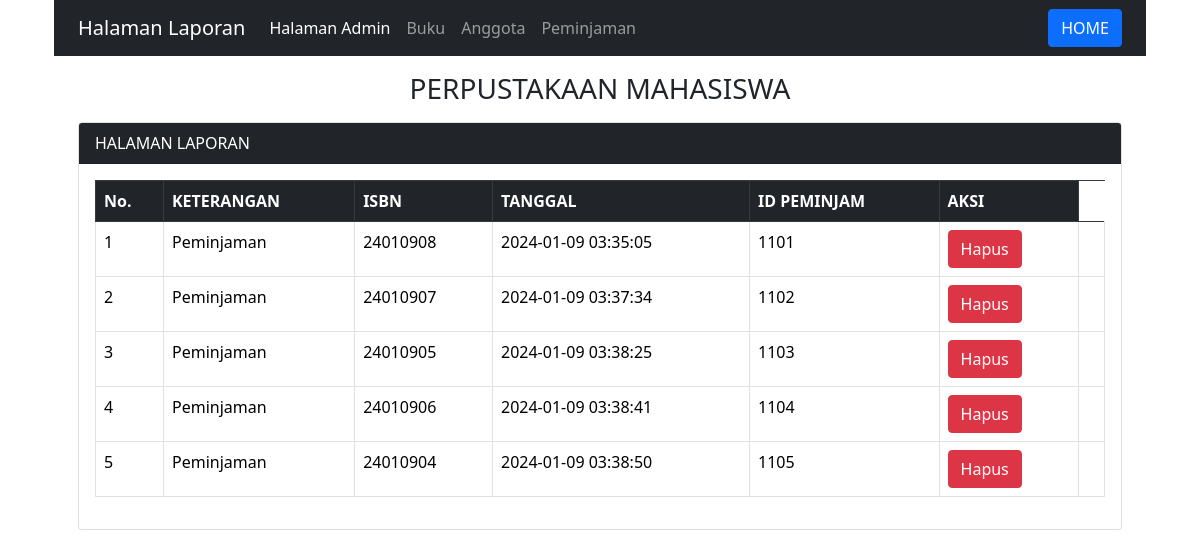
The app's page /admin/laporan.php with its own data.
### tables this page shows
CREATE TABLE IF NOT EXISTS `laporan` (
  `id_laporan` int(11) NOT NULL AUTO_INCREMENT,
  `riwayat` varchar(15) DEFAULT NULL,
  `ISBN` int(11) DEFAULT NULL,
  `tanggal` datetime DEFAULT NULL,
  `id_peminjam` int(11) DEFAULT NULL,
  PRIMARY KEY (`id_laporan`) USING BTREE,
  KEY `FK_laporan_buku` (`ISBN`),
  KEY `FK_laporan_anggota` (`id_peminjam`),
  CONSTRAINT `FK_laporan_anggota` FOREIGN KEY (`id_peminjam`) REFERENCES `anggota` (`id_anggota`) ON DELETE NO ACTION ON UPDATE NO ACTION,
  CONSTRAINT `FK_laporan_buku` FOREIGN KEY (`ISBN`) REFERENCES `buku` (`ISBN`) ON DELETE NO ACTION ON UPDATE NO ACTION
);

### admin/laporan.php (the view, shortened to what this page needs)
<?php
include "../halaman awal/koneksi.php";
?>
<!doctype html>
<html lang="en">
  <head>
    <link href="https://cdn.jsdelivr.net/npm/bootstrap@5.3.2/dist/css/bootstrap.min.css" rel="stylesheet">
    <link href="https://cdn.jsdelivr.net/npm/bootstrap@5.0.2/dist/css/bootstrap.min.css" rel="stylesheet">
  </head>
  <body class="container">
  <header>
    <nav class="navbar navbar-expand-lg navbar-dark bg-dark">
        <div class="container-fluid">
            <a class="navbar-brand" href="#">Halaman Laporan</a>
            <div class="collapse navbar-collapse" id="navbarNav">
                <ul class="navbar-nav">
                    <li class="nav-item">
                        <a class="nav-link active" aria-current="page" href="index.php">Halaman Admin</a>
                    </li>
                    <li class="nav-item">
                        <a class="nav-link" href="buku.php">Buku</a>
                    </li>
                    <li class="nav-item">
                        <a class="nav-link" href="anggota.php">Anggota</a>
                    </li>
                    <li class="nav-item">
                        <a class="nav-link" href="peminjaman.php">Peminjaman</a>
                    </li>
                </ul>
            </div>
            <a href="../halaman awal/index.php" class="btn btn-primary">HOME</a>
        </div>
    </nav>
</header>
  <div class="container">
    <div class="mt-3">
    <h3 class="text-center">PERPUSTAKAAN MAHASISWA</h3>
    </div>
    <div class="card mt-3">
      <div class="card-header bg-dark text-white">
        HALAMAN LAPORAN
      </div>
      <div class="card-body">
        <table class="table table-bordered table striped table-hover">
            <thead class="table-dark">
              <th>No.</th>
              <th>KETERANGAN</th>
              <th>ISBN</th>
              <th>TANGGAL</th>
              <th>ID PEMINJAM</th>
              <th>AKSI</th>
          </thead>
        <?php
        if (isset($_POST['bcari'])){
          $keyword = $_POST['bcari'];
          $q = "SELECT * FROM laporan WHERE isbn like '%$keyword' or id_peminjam like '%$keyword' ORDER BY id_peminjam ASC";
        }else{
          $q = "SELECT * FROM laporan ORDER BY id_peminjam ASC";
        }
        $no = 1;
        $tampil = mysqli_query($koneksi, $q);
        while($data = mysqli_fetch_array($tampil)):
        ?>
        <tr>
              <td><?=$no++ ?></td>
              <td><?=$data['riwayat']?></td>
              <td><?=$data['ISBN']?></td>
              <td><?=$data['tanggal']?></td>
              <td><?=$data['id_peminjam']?></td>
              <td>
              <a href="#" class="btn btn-danger" data-bs-toggle="modal" data-bs-target="#ModalHapus<?= $no ?>">Hapus</a>
          <td>
          </tr>
        <?php endwhile; ?>
</div>
  </body>
</html>

### records on screen
laporan: riwayat "Peminjaman", ISBN "24010908", tanggal "2024-01-09 03:35:05", id_peminjam "1101"
laporan: riwayat "Peminjaman", ISBN "24010907", tanggal "2024-01-09 03:37:34", id_peminjam "1102"
laporan: riwayat "Peminjaman", ISBN "24010905", tanggal "2024-01-09 03:38:25", id_peminjam "1103"
laporan: riwayat "Peminjaman", ISBN "24010906", tanggal "2024-01-09 03:38:41", id_peminjam "1104"
laporan: riwayat "Peminjaman", ISBN "24010904", tanggal "2024-01-09 03:38:50", id_peminjam "1105"
